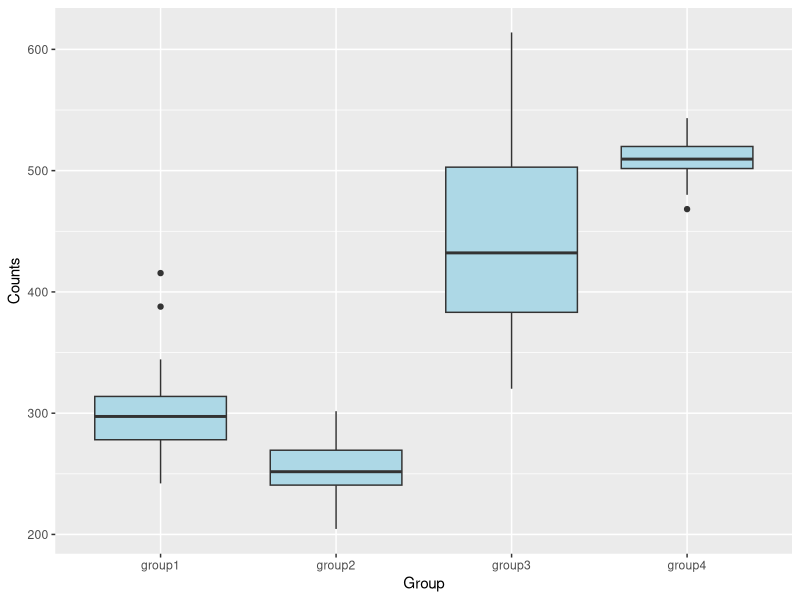
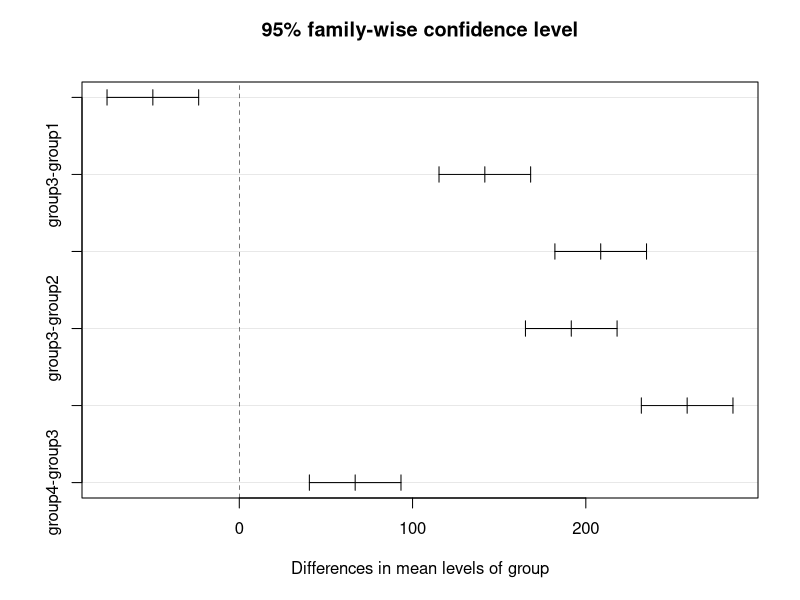
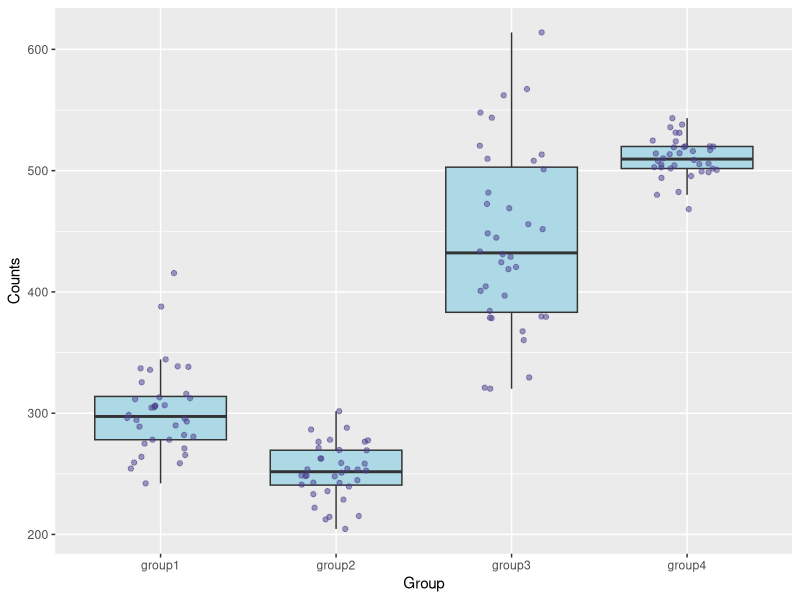

R code for these plots, in order:
## ---- chunk 1
knitr::opts_chunk$set(echo = TRUE)
## ---- chunk 2
# Description -----------------------------------------------------
# Simulations of a rotifer count data set and ANOVA analysis
# 23 March 2022
# AGS

# Initialize -----------------------------------------------------
library(tidyverse)
set.seed(100)

# Create and Load Functions -----------------------------------------------------

################################
# FUNCTION: create_dataset
# purpose: create a simulated data frame of rotifer counts for the four lake groups
# input: n (sample size)
# output: data frame
# ------------------------------
create_dataset <- function(n = sample(20:80, 1)) {
  
  # create data frame
  d_frame <- data.frame(group1 = rnorm(n = n, mean = 300, sd = 50), # simulate count data, group 1
                        group2 = rnorm(n = n, mean = 250, sd = 20), # simulate count data, group 2
                        group3 = rnorm(n = n, mean = 455, sd = 65), # simulate count data, group 3
                        group4 = rnorm(n = n, mean = 511, sd = 20)) # simulate count data, group 4
  
  d_frame <- d_frame %>% pivot_longer(cols = group1:group4, # make the data frame longer
                                      names_to = "group",
                                      values_to = "counts")
  return(d_frame)
}

#create_dataset()


################################
# FUNCTION: run_stats
# purpose: run one-way ANOVA analysis and extract p-value
# input: data frame of rotifer counts for the four lake groups, and n
# output: p value from one-way ANOVA
# ------------------------------
run_stats <- function(data = NULL, n = sample(20:80, 1)) {
  if(is.null(data)) {
    d_frame <- data.frame(group = rep(c("group1", "group2", "group3", "group4"), each = n), 
                          counts = runif(4*n, min=200, max=600))
  }

  ano_model <- aov(counts~group, data = d_frame) # run anova
  z <- summary(ano_model) # model output
  ano_stats <- list(f_pval <- unlist(z)[9]) # pull out p value
  
  return(ano_stats)
}

#run_stats()


################################
# FUNCTION: graph_data
# purpose: create a boxplot of the rotifer counts in the four groups
# input: data frame of rotifer counts for the four lake groups, and n
# output: boxplot of rotifer counts for the four lake groups
# ------------------------------
graph_data <- function(data = NULL, n = sample(20:80, 1)) {
  if(is.null(data)) {
    d_frame <- data.frame(group = rep(c("group1", "group2", "group3", "group4"), each = n), 
                          counts = runif(4*n, min=200, max=600))
  }
  
  ano_plot <- ggplot(data = d_frame) + # create boxplot
            aes(x = group, y = counts) +
            geom_boxplot(fill = "lightblue") +
            labs(x = "Group", y = "Counts")
  
  return(ano_plot)
}

#graph_data()


# Global Variables -----------------------------------------------------

n <- 36 # sample size for each group

# Program Body -----------------------------------------------------

d_frame <- create_dataset(n = n) # create data frame

p_val <- run_stats(data = d_frame, n = n) # run statistical tests

boxplot <- graph_data(data = d_frame) # create boxplot

print(boxplot) # print boxplot
print(p_val) # print p-value from ANOVA
## ---- chunk 3
# Description -----------------------------------------------------
# Simulations of a rotifer count data set, ANOVA analysis, and post-hoc tests
# 23 March 2022
# AGS

# Initialize -----------------------------------------------------
library(tidyverse)
set.seed(100)

# Create and Load Functions -----------------------------------------------------

################################
# FUNCTION: create_dataset
# purpose: create a simulated data frame of rotifer counts for the four lake groups
# input: n (sample size)
# output: data frame
# ------------------------------
create_dataset <- function(n = sample(20:80, 1)) {
  
  # create data frame
  d_frame <- data.frame(group1 = rnorm(n = n, mean = 300, sd = 50), # simulate count data, group 1
                        group2 = rnorm(n = n, mean = 250, sd = 20), # simulate count data, group 2
                        group3 = rnorm(n = n, mean = 455, sd = 65), # simulate count data, group 3
                        group4 = rnorm(n = n, mean = 511, sd = 20)) # simulate count data, group 4
  
  d_frame <- d_frame %>% pivot_longer(cols = group1:group4, # make the data frame longer
                                      names_to = "group",
                                      values_to = "counts")
  return(d_frame)
}

#create_dataset()


################################
# FUNCTION: run_stats
# purpose: run one-way ANOVA analysis and post-hoc Tukey HSD test
# input: data frame of rotifer counts for the four lake groups, and n
# output: p value from one-way ANOVA, Tukey HSD results, Tukey figure
# ------------------------------
run_stats <- function(data = NULL, n = sample(20:80, 1)) {
  if(is.null(data)) {
    d_frame <- data.frame(group = rep(c("group1", "group2", "group3", "group4"), each = n), 
                          counts = runif(4*n, min=200, max=600))
  }

  ano_model <- aov(counts~group, data = d_frame) # run anova
  z <- summary(ano_model) # model output
  ano_stats <- list(f_pval <- unlist(z)[9]) # pull out p value
  
  tukey <- TukeyHSD(ano_model) # run Tukey HSD test
  flat_out <- unlist(tukey) # unlist
  
  return(c(ano_stats, tukey, plot(tukey))) # return p val, tukey results, and tukey figure
}

#run_stats()


################################
# FUNCTION: graph_data
# purpose: create a boxplot of the rotifer counts in the four groups
# input: data frame of rotifer counts for the four lake groups, and n
# output: boxplot of rotifer counts for the four lake groups
# ------------------------------
graph_data <- function(data = NULL, n = sample(20:80, 1)) {
  if(is.null(data)) {
    d_frame <- data.frame(group = rep(c("group1", "group2", "group3", "group4"), each = n), 
                          counts = runif(4*n, min=200, max=600))
  }
  
  ano_plot <- ggplot(data = d_frame) + # create boxplot
            aes(x = group, y = counts) +
            geom_boxplot(fill = "lightblue", outlier.shape = NA) +
            geom_jitter(width = 0.2, colour = "darkslateblue", alpha = 0.5) + # add the raw data points
            labs(x = "Group", y = "Counts") 
  
  return(ano_plot)
}

#graph_data()


# Global Variables -----------------------------------------------------

n <- 36 # sample size for each group

# Program Body -----------------------------------------------------

d_frame <- create_dataset(n = n) # create data frame

stats <- run_stats(data = d_frame, n = n) # run statistical tests

boxplot <- graph_data(data = d_frame) # create boxplot

print(boxplot) # print boxplot
print(stats[1]) # print p-value from ANOVA
print(stats[2]) # print Tukey HSD results
